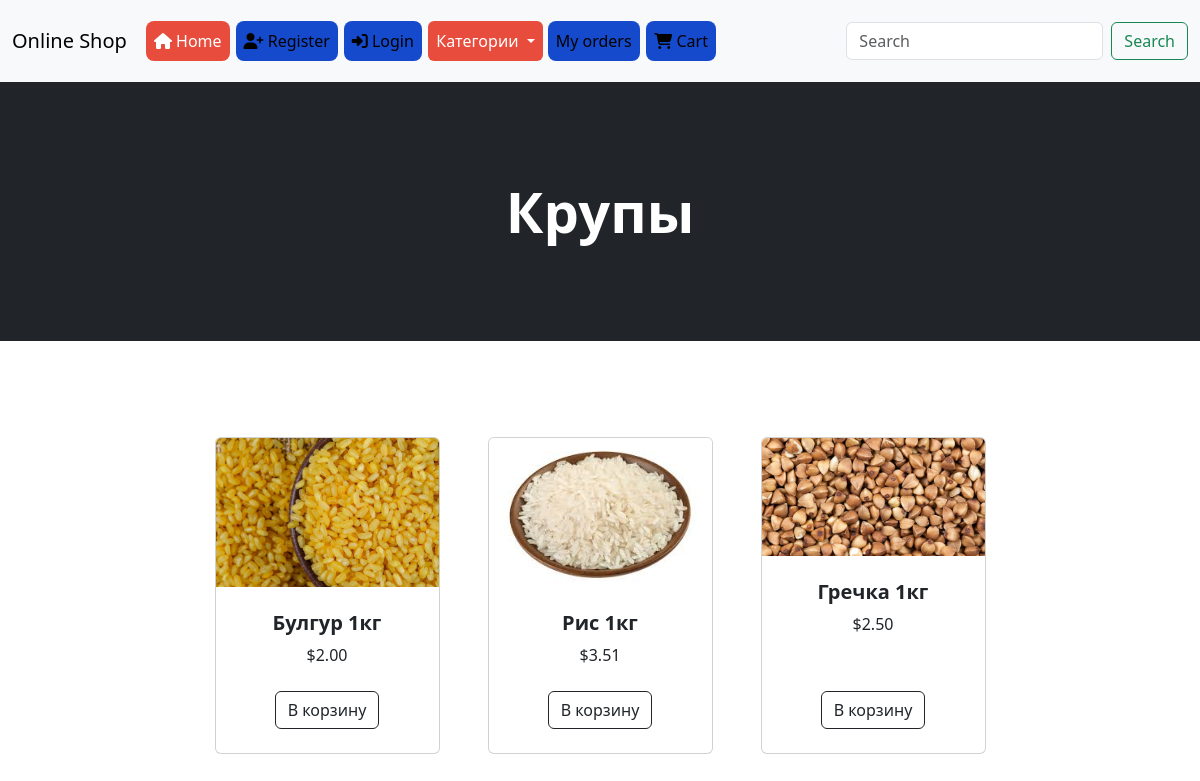
The app's page /category/Крупы/ with its own data.
### main/models.py (models this page shows, shortened)
class Category(models.Model):
    name = models.CharField(max_length=255)
    def __str__(self):
        return self.name

class Item(models.Model):
    name = models.CharField(max_length=255)
    description = models.TextField()
    price = models.DecimalField(max_digits=10, decimal_places=2)
    stock = models.PositiveIntegerField()
    category = models.ManyToManyField('Category')
    image = models.ImageField(upload_to='products/', null=True, blank=True)
    created_date = models.DateTimeField(auto_now_add=True)
    updated_date = models.DateTimeField(auto_now=True)

### main/views.py (the view)
# urls.py: path('category/<str:category_name>/', view_products_by_category, name='view_products_by_category'),
def view_products_by_category(request, category_name):
    category = get_object_or_404(Category, name=category_name)
    page = int(request.GET.get("page", 1))  # Текущая страница
    neXt = page - 1
    items_on_page = 4  # Кол-во товаров на странице
    products = Item.objects.filter(category=category)
    page_count = len(products)//items_on_page + 1 if len(products) % items_on_page else len(products)//items_on_page
    if not 0 < page < page_count and page != page_count:
        page = 1
        neXt = 0
    products = products[(page-1)*items_on_page: page*items_on_page]
    data = {
        'all_categories': Category.objects.all(),
        'category': category,
        'products': products,
        'page_count': page_count,
        'page': page + 1,
        'next': neXt + 1,
        'back': page - 1
    }
    return render(request, 'main/category.html', context=data)

### main/templates/main/category.html (shortened to what this page needs)
{% extends 'main/header.html'%}
{% block body %}
    <header class="bg-dark py-5">
        <div class="container px-4 px-lg-5 my-5">
            <div class="text-center text-white">
                <h1 class="display-4 fw-bolder">{{ category }}</h1>
            </div>
        </div>
    </header>
    <section class="py-5">
            <div class="container px-4 px-lg-5 mt-5">
                <div class="row gx-4 gx-lg-5 row-cols-2 row-cols-md-3 row-cols-xl-4 justify-content-center">
                    {% for product in products %}
                    <div class="col mb-5">
                        <div class="card h-100">
                            {% if product.image %}
                                <img class="card-img-top" src="{{ product.image.url }}" alt="{{ product.name }}" />
                            {% endif %}
                            <div class="card-body p-4">
                                <div class="text-center">
                                    <h5 class="fw-bolder">{{ product.name }}</h5>
                                    ${{ product.price }}
                                </div>
                            </div>
                            <div class="card-footer p-4 pt-0 border-top-0 bg-transparent">
                                <form action="/cart/" method="post">
                                    <div class="text-center"><button class="btn btn-outline-dark mt-auto" type="submit">В корзину</button></div>
                                </form>
                            </div>
                        </div>
                    </div>
                    {% endfor %}
                </div>
            </div>
        </section>
{% endblock %}

### records on screen
Category: name "Крупы"
Item: image (picture), name "Булгур 1кг", price "2.00"
Item: image (picture), name "Рис 1кг", price "3.51"
Item: image (picture), name "Гречка 1кг", price "2.50"
